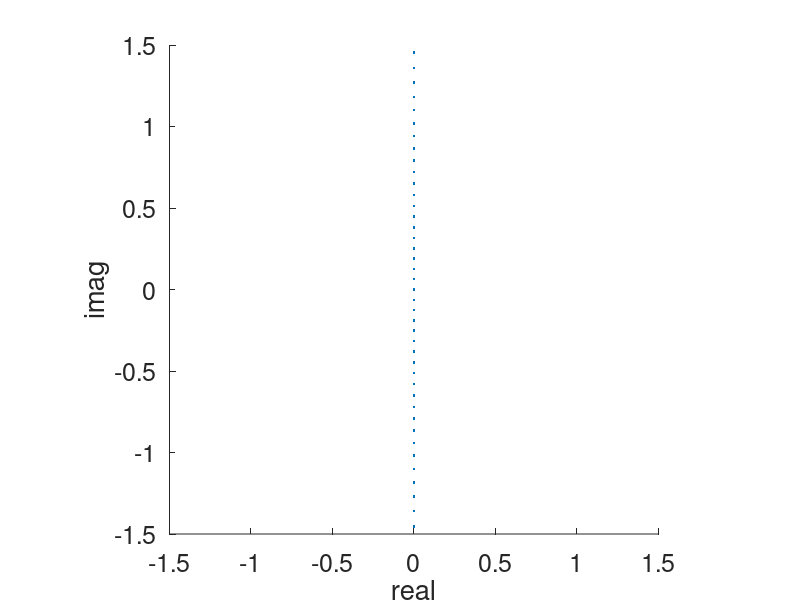

The MATLAB source for this figure:
% Transformacao bilinear
close all;clear;

T = 1; sigma = 0; j = sqrt(-1); % inicializacao
omega = 0:pi/50:2*pi; % faixa de valores de w

% para cada valor de frequencia faca
for k=1:length(omega)
    s=sigma+j*omega(k); % variavel de Laplace
    z(k)=exp(T*s); % valores de z sobre circunferencia
    w(k)=2*(z(k)-1)/(T*(z(k)+1)); % mapeamento bilinear
end

% grafico
set(gca,'Fontsize',18)
xlabel('real')
ylabel('imag')
axis('square')
axis([-1.5 1.5 -1.5 1.5]);
hold on
plot(w,'.')
hold off